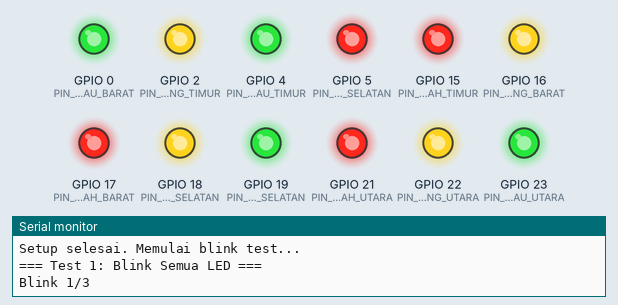
This sketch was run on a simulated ESP32. On the bench: output pins drawn as LEDs (lit = HIGH), the last lines printed to the serial monitor.

Above: at 0.1 s.
At 11.1 s:
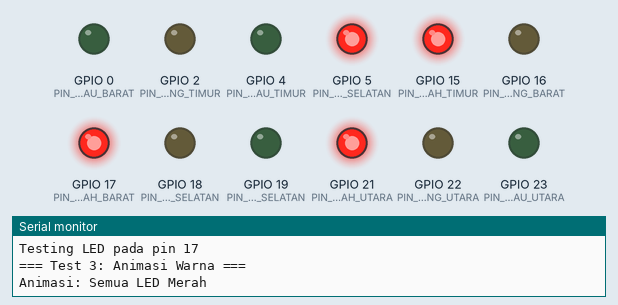
At 13.1 s:
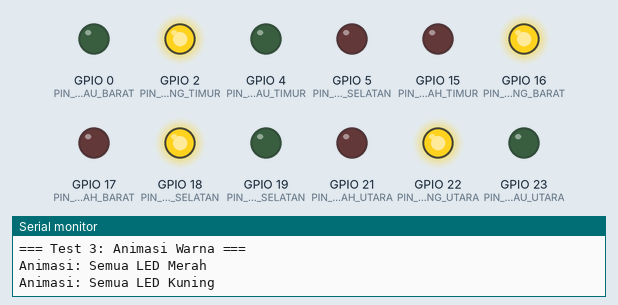
At 15.1 s:
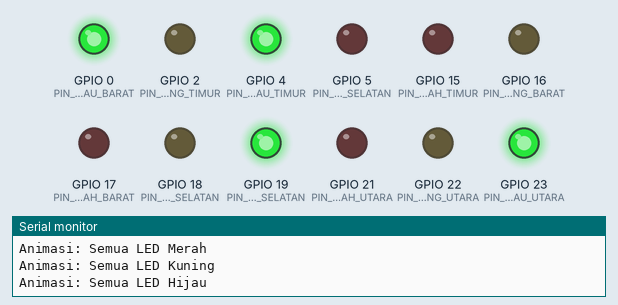
At 25.2 s:
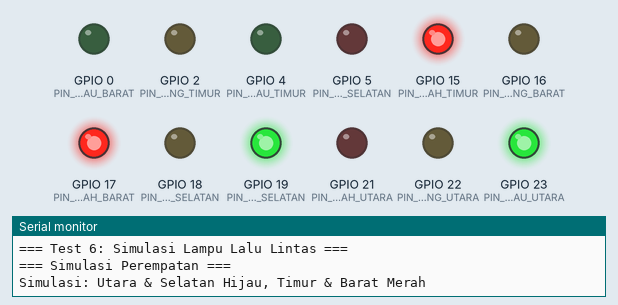
At 36.2 s:
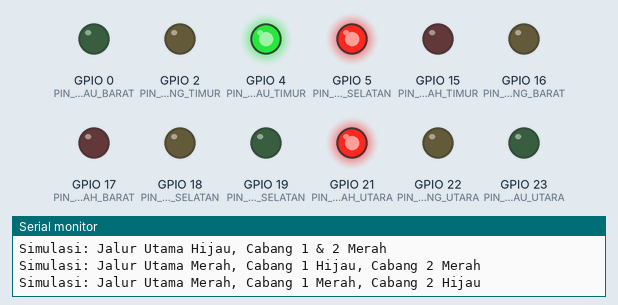
Timing chart, 0 to 40.0 s (numbered marks = the images above):
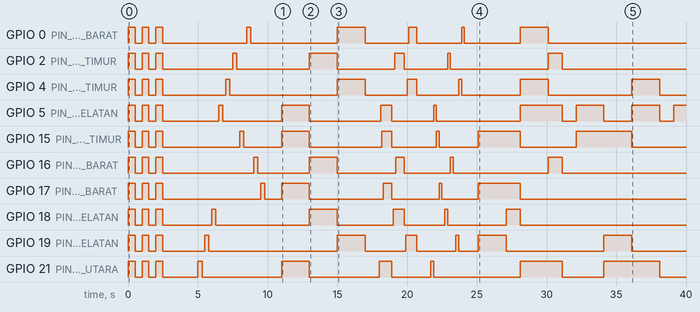

Measured:
- by itself, GPIO 0 (PIN_LED_HIJAU_BARAT): LOW → HIGH at 0.00 s, → LOW 0.50 s later, → HIGH 0.50 s later, → LOW 0.50 s later, … (16 changes in this stretch)
- by itself, GPIO 4 (PIN_LED_HIJAU_TIMUR): LOW → HIGH at 0.00 s, → LOW 0.50 s later, → HIGH 0.50 s later, → LOW 0.50 s later, … (18 changes in this stretch)

The sketch:

blink_test.ino
```cpp
/*
 * Blink Test - ESP32
 * Program sederhana untuk menguji koneksi LED
 *
 * Komponen:
 * - ESP32 Dev Kit
 * - 12x LED (4x Merah, 4x Kuning, 4x Hijau) - untuk perempatan
 * - 9x LED (3x Merah, 3x Kuning, 3x Hijau) - untuk pertigaan
 * - 6x LED (2x Merah, 2x Kuning, 2x Hijau) - untuk jalan lurus
 * - Resistor 220Ω sesuai jumlah LED
 * - Breadboard & Kabel Jumper
 *
 * Koneksi untuk Perempatan (4 Set Lampu):
 * - Pin D23 -> LED Hijau Utara
 * - Pin D22 -> LED Kuning Utara
 * - Pin D21 -> LED Merah Utara
 * - Pin D19 -> LED Hijau Selatan
 * - Pin D18 -> LED Kuning Selatan
 * - Pin D5  -> LED Merah Selatan
 * - Pin D4  -> LED Hijau Timur
 * - Pin D2  -> LED Kuning Timur
 * - Pin D15 -> LED Merah Timur
 * - Pin D0  -> LED Hijau Barat
 * - Pin D16 -> LED Kuning Barat
 * - Pin D17 -> LED Merah Barat
 *
 * Koneksi untuk Pertigaan (3 Set Lampu):
 * - Pin D23 -> LED Hijau Jalur Utama
 * - Pin D22 -> LED Kuning Jalur Utama
 * - Pin D21 -> LED Merah Jalur Utama
 * - Pin D19 -> LED Hijau Jalur Cabang 1
 * - Pin D18 -> LED Kuning Jalur Cabang 1
 * - Pin D5  -> LED Merah Jalur Cabang 1
 * - Pin D4  -> LED Hijau Jalur Cabang 2
 * - Pin D2  -> LED Kuning Jalur Cabang 2
 * - Pin D15 -> LED Merah Jalur Cabang 2
 *
 * Koneksi untuk Jalan Lurus (2 Set Lampu):
 * - Pin D23 -> LED Hijau Arah 1
 * - Pin D22 -> LED Kuning Arah 1
 * - Pin D21 -> LED Merah Arah 1
 * - Pin D19 -> LED Hijau Arah 2
 * - Pin D18 -> LED Kuning Arah 2
 * - Pin D5  -> LED Merah Arah 2
 */

// Pin LED - Semua konfigurasi
// Perempatan (4 Set Lampu)
const int PIN_LED_HIJAU_UTARA = 23;
const int PIN_LED_KUNING_UTARA = 22;
const int PIN_LED_MERAH_UTARA = 21;
const int PIN_LED_HIJAU_SELATAN = 19;
const int PIN_LED_KUNING_SELATAN = 18;
const int PIN_LED_MERAH_SELATAN = 5;
const int PIN_LED_HIJAU_TIMUR = 4;
const int PIN_LED_KUNING_TIMUR = 2;
const int PIN_LED_MERAH_TIMUR = 15;
const int PIN_LED_HIJAU_BARAT = 0;
const int PIN_LED_KUNING_BARAT = 16;
const int PIN_LED_MERAH_BARAT = 17;

// Pertigaan (3 Set Lampu)
const int PIN_LED_HIJAU_UTAMA = 23;
const int PIN_LED_KUNING_UTAMA = 22;
const int PIN_LED_MERAH_UTAMA = 21;
const int PIN_LED_HIJAU_CABANG1 = 19;
const int PIN_LED_KUNING_CABANG1 = 18;
const int PIN_LED_MERAH_CABANG1 = 5;
const int PIN_LED_HIJAU_CABANG2 = 4;
const int PIN_LED_KUNING_CABANG2 = 2;
const int PIN_LED_MERAH_CABANG2 = 15;

// Jalan Lurus (2 Set Lampu)
const int PIN_LED_HIJAU_ARAH1 = 23;
const int PIN_LED_KUNING_ARAH1 = 22;
const int PIN_LED_MERAH_ARAH1 = 21;
const int PIN_LED_HIJAU_ARAH2 = 19;
const int PIN_LED_KUNING_ARAH2 = 18;
const int PIN_LED_MERAH_ARAH2 = 5;

// Array semua pin LED untuk memudahkan testing
const int allLEDs[] = {
  PIN_LED_HIJAU_UTARA, PIN_LED_KUNING_UTARA, PIN_LED_MERAH_UTARA,
  PIN_LED_HIJAU_SELATAN, PIN_LED_KUNING_SELATAN, PIN_LED_MERAH_SELATAN,
  PIN_LED_HIJAU_TIMUR, PIN_LED_KUNING_TIMUR, PIN_LED_MERAH_TIMUR,
  PIN_LED_HIJAU_BARAT, PIN_LED_KUNING_BARAT, PIN_LED_MERAH_BARAT
};

const int numLEDs = sizeof(allLEDs) / sizeof(allLEDs[0]);

void setup() {
  Serial.begin(115200);
  Serial.println("=== Blink Test ESP32 ===");

  // Setup semua pin LED sebagai output
  for (int i = 0; i < numLEDs; i++) {
    pinMode(allLEDs[i], OUTPUT);
  }

  // Matikan semua LED di awal
  turnOffAllLights();

  Serial.println("Setup selesai. Memulai blink test...");
}

void loop() {
  Serial.println("=== Test 1: Blink Semua LED ===");
  blinkAllLEDs(3); // Blink 3 kali

  delay(1000);

  Serial.println("=== Test 2: Blink Berurutan ===");
  blinkSequential();

  delay(1000);

  Serial.println("=== Test 3: Animasi Warna ===");
  colorAnimation();

  delay(1000);

  Serial.println("=== Test 4: Animasi Wave ===");
  waveAnimation();

  delay(1000);

  Serial.println("=== Test 5: Animasi Chase ===");
  chaseAnimation();

  delay(1000);

  Serial.println("=== Test 6: Simulasi Lampu Lalu Lintas ===");
  simulateTrafficLight();

  delay(2000);
}

void blinkAllLEDs(int times) {
  for (int t = 0; t < times; t++) {
    Serial.println("Blink " + String(t + 1) + "/" + String(times));

    // Nyalakan semua LED
    for (int i = 0; i < numLEDs; i++) {
      digitalWrite(allLEDs[i], HIGH);
    }
    delay(500);

    // Matikan semua LED
    for (int i = 0; i < numLEDs; i++) {
      digitalWrite(allLEDs[i], LOW);
    }
    delay(500);
  }
}

void blinkSequential() {
  for (int i = 0; i < numLEDs; i++) {
    Serial.println("Testing LED pada pin " + String(allLEDs[i]));
    digitalWrite(allLEDs[i], HIGH);
    delay(300);
    digitalWrite(allLEDs[i], LOW);
    delay(200);
  }
}

void simulateTrafficLight() {
  Serial.println("=== Simulasi Perempatan ===");
  Serial.println("Simulasi: Utara & Selatan Hijau, Timur & Barat Merah");
  digitalWrite(PIN_LED_HIJAU_UTARA, HIGH);
  digitalWrite(PIN_LED_HIJAU_SELATAN, HIGH);
  digitalWrite(PIN_LED_MERAH_TIMUR, HIGH);
  digitalWrite(PIN_LED_MERAH_BARAT, HIGH);
  delay(2000);

  Serial.println("Simulasi: Utara & Selatan Kuning, Timur & Barat Merah");
  digitalWrite(PIN_LED_HIJAU_UTARA, LOW);
  digitalWrite(PIN_LED_HIJAU_SELATAN, LOW);
  digitalWrite(PIN_LED_KUNING_UTARA, HIGH);
  digitalWrite(PIN_LED_KUNING_SELATAN, HIGH);
  delay(1000);

  Serial.println("Simulasi: Utara & Selatan Merah, Timur & Barat Hijau");
  digitalWrite(PIN_LED_KUNING_UTARA, LOW);
  digitalWrite(PIN_LED_KUNING_SELATAN, LOW);
  digitalWrite(PIN_LED_MERAH_UTARA, HIGH);
  digitalWrite(PIN_LED_MERAH_SELATAN, HIGH);
  digitalWrite(PIN_LED_MERAH_TIMUR, LOW);
  digitalWrite(PIN_LED_MERAH_BARAT, LOW);
  digitalWrite(PIN_LED_HIJAU_TIMUR, HIGH);
  digitalWrite(PIN_LED_HIJAU_BARAT, HIGH);
  delay(2000);

  Serial.println("Simulasi: Utara & Selatan Merah, Timur & Barat Kuning");
  digitalWrite(PIN_LED_HIJAU_TIMUR, LOW);
  digitalWrite(PIN_LED_HIJAU_BARAT, LOW);
  digitalWrite(PIN_LED_KUNING_TIMUR, HIGH);
  digitalWrite(PIN_LED_KUNING_BARAT, HIGH);
  delay(1000);

  // Matikan semua
  turnOffAllLights();
  delay(1000);

  Serial.println("=== Simulasi Pertigaan ===");
  Serial.println("Simulasi: Jalur Utama Hijau, Cabang 1 & 2 Merah");
  digitalWrite(PIN_LED_HIJAU_UTAMA, HIGH);
  digitalWrite(PIN_LED_MERAH_CABANG1, HIGH);
  digitalWrite(PIN_LED_MERAH_CABANG2, HIGH);
  delay(2000);

  Serial.println("Simulasi: Jalur Utama Merah, Cabang 1 Hijau, Cabang 2 Merah");
  digitalWrite(PIN_LED_HIJAU_UTAMA, LOW);
  digitalWrite(PIN_LED_MERAH_UTAMA, HIGH);
  digitalWrite(PIN_LED_MERAH_CABANG1, LOW);
  digitalWrite(PIN_LED_HIJAU_CABANG1, HIGH);
  delay(2000);

  Serial.println("Simulasi: Jalur Utama Merah, Cabang 1 Merah, Cabang 2 Hijau");
  digitalWrite(PIN_LED_HIJAU_CABANG1, LOW);
  digitalWrite(PIN_LED_MERAH_CABANG1, HIGH);
  digitalWrite(PIN_LED_MERAH_CABANG2, LOW);
  digitalWrite(PIN_LED_HIJAU_CABANG2, HIGH);
  delay(2000);

  // Matikan semua
  turnOffAllLights();
  delay(1000);

  Serial.println("=== Simulasi Jalan Lurus ===");
  Serial.println("Simulasi: Arah 1 Hijau, Arah 2 Merah");
  digitalWrite(PIN_LED_HIJAU_ARAH1, HIGH);
  digitalWrite(PIN_LED_MERAH_ARAH2, HIGH);
  delay(2000);

  Serial.println("Simulasi: Arah 1 Merah, Arah 2 Hijau");
  digitalWrite(PIN_LED_HIJAU_ARAH1, LOW);
  digitalWrite(PIN_LED_MERAH_ARAH1, HIGH);
  digitalWrite(PIN_LED_MERAH_ARAH2, LOW);
  digitalWrite(PIN_LED_HIJAU_ARAH2, HIGH);
  delay(2000);

  // Matikan semua
  turnOffAllLights();
}

void turnOffAllLights() {
  for (int i = 0; i < numLEDs; i++) {
    digitalWrite(allLEDs[i], LOW);
  }
}

// ===== ANIMASI BARU =====

void colorAnimation() {
  Serial.println("Animasi: Semua LED Merah");
  turnOffAllLights();
  for (int i = 0; i < numLEDs; i++) {
    if (allLEDs[i] == PIN_LED_MERAH_UTARA || allLEDs[i] == PIN_LED_MERAH_SELATAN ||
        allLEDs[i] == PIN_LED_MERAH_TIMUR || allLEDs[i] == PIN_LED_MERAH_BARAT ||
        allLEDs[i] == PIN_LED_MERAH_UTAMA || allLEDs[i] == PIN_LED_MERAH_CABANG1 ||
        allLEDs[i] == PIN_LED_MERAH_CABANG2 || allLEDs[i] == PIN_LED_MERAH_ARAH1 ||
        allLEDs[i] == PIN_LED_MERAH_ARAH2) {
      digitalWrite(allLEDs[i], HIGH);
    }
  }
  delay(2000);

  Serial.println("Animasi: Semua LED Kuning");
  turnOffAllLights();
  for (int i = 0; i < numLEDs; i++) {
    if (allLEDs[i] == PIN_LED_KUNING_UTARA || allLEDs[i] == PIN_LED_KUNING_SELATAN ||
        allLEDs[i] == PIN_LED_KUNING_TIMUR || allLEDs[i] == PIN_LED_KUNING_BARAT ||
        allLEDs[i] == PIN_LED_KUNING_UTAMA || allLEDs[i] == PIN_LED_KUNING_CABANG1 ||
        allLEDs[i] == PIN_LED_KUNING_CABANG2 || allLEDs[i] == PIN_LED_KUNING_ARAH1 ||
        allLEDs[i] == PIN_LED_KUNING_ARAH2) {
      digitalWrite(allLEDs[i], HIGH);
    }
  }
  delay(2000);

  Serial.println("Animasi: Semua LED Hijau");
  turnOffAllLights();
  for (int i = 0; i < numLEDs; i++) {
    if (allLEDs[i] == PIN_LED_HIJAU_UTARA || allLEDs[i] == PIN_LED_HIJAU_SELATAN ||
        allLEDs[i] == PIN_LED_HIJAU_TIMUR || allLEDs[i] == PIN_LED_HIJAU_BARAT ||
        allLEDs[i] == PIN_LED_HIJAU_UTAMA || allLEDs[i] == PIN_LED_HIJAU_CABANG1 ||
        allLEDs[i] == PIN_LED_HIJAU_CABANG2 || allLEDs[i] == PIN_LED_HIJAU_ARAH1 ||
        allLEDs[i] == PIN_LED_HIJAU_ARAH2) {
      digitalWrite(allLEDs[i], HIGH);
    }
  }
  delay(2000);

  turnOffAllLights();
}

void waveAnimation() {
  Serial.println("Animasi Wave: Merah -> Kuning -> Hijau");

  // Wave Merah
  for (int i = 0; i < numLEDs; i++) {
    if (allLEDs[i] == PIN_LED_MERAH_UTARA || allLEDs[i] == PIN_LED_MERAH_SELATAN ||
        allLEDs[i] == PIN_LED_MERAH_TIMUR || allLEDs[i] == PIN_LED_MERAH_BARAT ||
        allLEDs[i] == PIN_LED_MERAH_UTAMA || allLEDs[i] == PIN_LED_MERAH_CABANG1 ||
        allLEDs[i] == PIN_LED_MERAH_CABANG2 || allLEDs[i] == PIN_LED_MERAH_ARAH1 ||
        allLEDs[i] == PIN_LED_MERAH_ARAH2) {
      digitalWrite(allLEDs[i], HIGH);
      delay(100);
    }
  }
  delay(500);

  // Wave Kuning
  turnOffAllLights();
  for (int i = 0; i < numLEDs; i++) {
    if (allLEDs[i] == PIN_LED_KUNING_UTARA || allLEDs[i] == PIN_LED_KUNING_SELATAN ||
        allLEDs[i] == PIN_LED_KUNING_TIMUR || allLEDs[i] == PIN_LED_KUNING_BARAT ||
        allLEDs[i] == PIN_LED_KUNING_UTAMA || allLEDs[i] == PIN_LED_KUNING_CABANG1 ||
        allLEDs[i] == PIN_LED_KUNING_CABANG2 || allLEDs[i] == PIN_LED_KUNING_ARAH1 ||
        allLEDs[i] == PIN_LED_KUNING_ARAH2) {
      digitalWrite(allLEDs[i], HIGH);
      delay(100);
    }
  }
  delay(500);

  // Wave Hijau
  turnOffAllLights();
  for (int i = 0; i < numLEDs; i++) {
    if (allLEDs[i] == PIN_LED_HIJAU_UTARA || allLEDs[i] == PIN_LED_HIJAU_SELATAN ||
        allLEDs[i] == PIN_LED_HIJAU_TIMUR || allLEDs[i] == PIN_LED_HIJAU_BARAT ||
        allLEDs[i] == PIN_LED_HIJAU_UTAMA || allLEDs[i] == PIN_LED_HIJAU_CABANG1 ||
        allLEDs[i] == PIN_LED_HIJAU_CABANG2 || allLEDs[i] == PIN_LED_HIJAU_ARAH1 ||
        allLEDs[i] == PIN_LED_HIJAU_ARAH2) {
      digitalWrite(allLEDs[i], HIGH);
      delay(100);
    }
  }
  delay(500);

  turnOffAllLights();
}

void chaseAnimation() {
  Serial.println("Animasi Chase: LED bergerak berurutan");

  // Chase Merah
  for (int i = 0; i < numLEDs; i++) {
    if (allLEDs[i] == PIN_LED_MERAH_UTARA || allLEDs[i] == PIN_LED_MERAH_SELATAN ||
        allLEDs[i] == PIN_LED_MERAH_TIMUR || allLEDs[i] == PIN_LED_MERAH_BARAT ||
        allLEDs[i] == PIN_LED_MERAH_UTAMA || allLEDs[i] == PIN_LED_MERAH_CABANG1 ||
        allLEDs[i] == PIN_LED_MERAH_CABANG2 || allLEDs[i] == PIN_LED_MERAH_ARAH1 ||
        allLEDs[i] == PIN_LED_MERAH_ARAH2) {
      digitalWrite(allLEDs[i], HIGH);
      delay(200);
      digitalWrite(allLEDs[i], LOW);
    }
  }

  // Chase Kuning
  for (int i = 0; i < numLEDs; i++) {
    if (allLEDs[i] == PIN_LED_KUNING_UTARA || allLEDs[i] == PIN_LED_KUNING_SELATAN ||
        allLEDs[i] == PIN_LED_KUNING_TIMUR || allLEDs[i] == PIN_LED_KUNING_BARAT ||
        allLEDs[i] == PIN_LED_KUNING_UTAMA || allLEDs[i] == PIN_LED_KUNING_CABANG1 ||
        allLEDs[i] == PIN_LED_KUNING_CABANG2 || allLEDs[i] == PIN_LED_KUNING_ARAH1 ||
        allLEDs[i] == PIN_LED_KUNING_ARAH2) {
      digitalWrite(allLEDs[i], HIGH);
      delay(200);
      digitalWrite(allLEDs[i], LOW);
    }
  }

  // Chase Hijau
  for (int i = 0; i < numLEDs; i++) {
    if (allLEDs[i] == PIN_LED_HIJAU_UTARA || allLEDs[i] == PIN_LED_HIJAU_SELATAN ||
        allLEDs[i] == PIN_LED_HIJAU_TIMUR || allLEDs[i] == PIN_LED_HIJAU_BARAT ||
        allLEDs[i] == PIN_LED_HIJAU_UTAMA || allLEDs[i] == PIN_LED_HIJAU_CABANG1 ||
        allLEDs[i] == PIN_LED_HIJAU_CABANG2 || allLEDs[i] == PIN_LED_HIJAU_ARAH1 ||
        allLEDs[i] == PIN_LED_HIJAU_ARAH2) {
      digitalWrite(allLEDs[i], HIGH);
      delay(200);
      digitalWrite(allLEDs[i], LOW);
    }
  }
}
```
